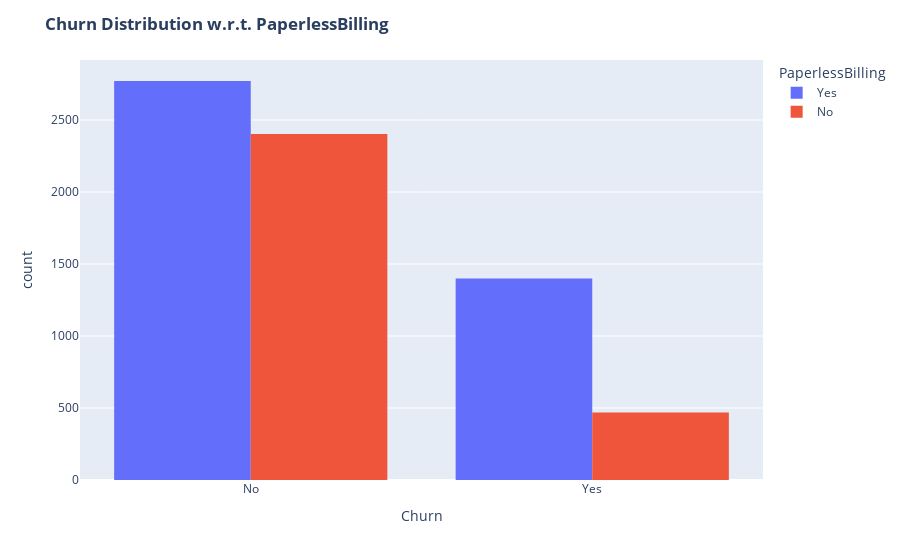

The cell this chart's notebook holds for it:
### Markdown cell above
Customers that doesn't have partners are more likely to churn

### Code cell
Partner_map={1:'Yes',0:'No'}
PaperlessBilling_map={1:'Yes',0:'No'}
fig=px.histogram(Data,x=Data['Churn'],color=Data['PaperlessBilling'],barmode='group',labels={'x':'Churn'})

fig.update_layout(title_text="<b>Churn Distribution w.r.t. PaperlessBilling </b>")


fig.show()

### Figure 1 — Plotly figure (JSON) as saved in the notebook; plotly's stock layout.template omitted (floating-point values rounded to 4 significant figures; data arrays with more than 128 entries replaced by an {"elided": "..."} marker saying what was removed)
{"data": [{"alignmentgroup": "True", "bingroup": "x", "hovertemplate": "PaperlessBilling=Yes<br>Churn=%{x}<br>count=%{y}<extra></extra>", "legendgroup": "Yes", "marker": {"color": "#636efa", "pattern": {"shape": ""}}, "name": "Yes", "offsetgroup": "Yes", "orientation": "v", "showlegend": true, "type": "histogram", "x": {"elided": "4171 str values"}, "xaxis": "x", "yaxis": "y"}, {"alignmentgroup": "True", "bingroup": "x", "hovertemplate": "PaperlessBilling=No<br>Churn=%{x}<br>count=%{y}<extra></extra>", "legendgroup": "No", "marker": {"color": "#EF553B", "pattern": {"shape": ""}}, "name": "No", "offsetgroup": "No", "orientation": "v", "showlegend": true, "type": "histogram", "x": {"elided": "2872 str values"}, "xaxis": "x", "yaxis": "y"}], "layout": {"barmode": "group", "legend": {"title": {"text": "PaperlessBilling"}, "tracegroupgap": 0}, "margin": {"t": 60}, "title": {"text": "<b>Churn Distribution w.r.t. PaperlessBilling </b>"}, "xaxis": {"anchor": "y", "domain": [0, 1], "title": {"text": "Churn"}}, "yaxis": {"anchor": "x", "domain": [0, 1], "title": {"text": "count"}}}}
